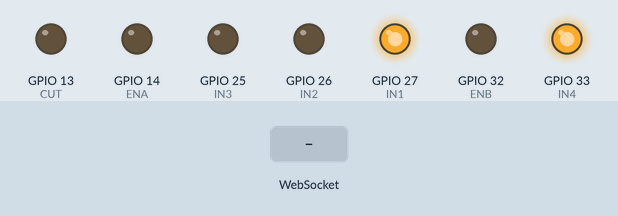
This sketch was run on a simulated ESP32. On the bench: output pins drawn as LEDs (lit = HIGH). Inputs (shaded band) come from the test bench. What the sketch prints to the serial monitor is not drawn.

Above: at 1.2 s.
1.3 s: WebSocket text "K" received
At 1.75 s:
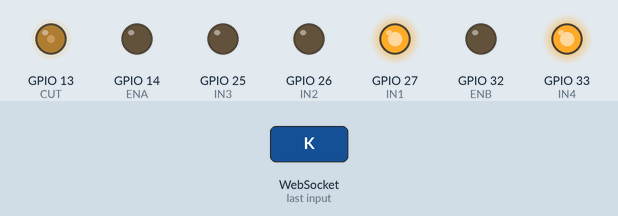
At 2.6 s:
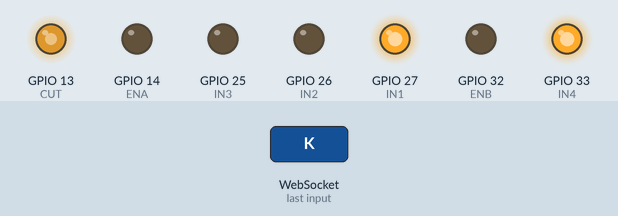
3.7 s: WebSocket text "X" received
At 4.2 s:
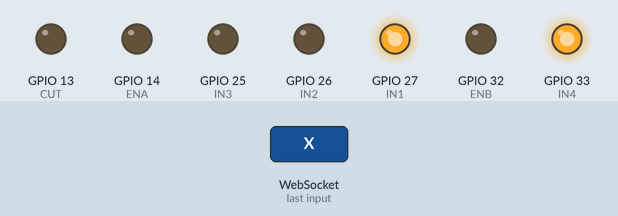
Timing chart, 0 to 6.7 s (numbered marks = the images above; inputs shaded):
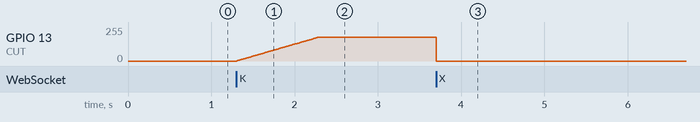

The sketch:

cimbot_joystick_v5.ino
```cpp
/*
 * CIMBOT - JOYSTICK KONTROL v5
 *  - Joystick differential; ic teker DURMAZ (DONUS_GUCU ile ayarlanir)
 *  - Geri + sag/sol ; Surus hizi ; AUTO swerve ; olu adam dur
 *
 * AYAR DEGISKENLERI:
 *   DONUS_GUCU : 0-1. Dusur=iki teker de doner(genis viraj, ic teker yavas ama donmeye devam),
 *                      artir=keskin donus (yuksekse ic teker kosede durabilir). Varsayilan 0.5
 *   STEER_SIGN : donus ters gelirse -1 yap
 *
 * Pinler: Surus ENA14 IN1-27 IN2-26 IN3-25 IN4-33 ENB32 ; Kesici gate GPIO13
 *         TF-Luna Serial2 RX=16 TX=17 ; Kutuphane: "WebSockets" by Markus Sattler
 */

#include <WiFi.h>
#include <WebServer.h>
#include <WebSocketsServer.h>

#define ENA 14
#define IN1 27
#define IN2 26
#define IN3 25
#define IN4 33
#define ENB 32
#define CUT 13
#define TF_RX 16
#define TF_TX 17
#define ESIK 35

#define STEER_SIGN 1       // donus ters gelirse -1 yap
float DONUS_GUCU = 0.5;    // <<< BU DEGISKENI AYARLA (0-1). dusur=genis/ic teker donmeye devam, artir=keskin

const char* ssid = "CIMBOT";
const char* password = "12345678";
WebServer server(80);
WebSocketsServer webSocket(81);

int  HIZ = 180;
int  jx = 0, jy = 0;
unsigned long lastJoy = 0;
bool autoMode = false;
int  tfDist = -1;
bool bladeOn = false;
int  bladeSpeed = 180;
int  cutCur = 0;
unsigned long lastRamp = 0, lastSend = 0;

int aSt = 0; unsigned long aT = 0;
#define T_TURN 600
#define T_PASS 800
#define T_RET  600

void setLeft(int s){ s=constrain(s,-255,255);
  if(s>=0){ digitalWrite(IN1,HIGH);digitalWrite(IN2,LOW);  ledcWrite(ENA,s); }
  else    { digitalWrite(IN1,LOW); digitalWrite(IN2,HIGH); ledcWrite(ENA,-s); } }
void setRight(int s){ s=constrain(s,-255,255);
  if(s>=0){ digitalWrite(IN3,LOW); digitalWrite(IN4,HIGH); ledcWrite(ENB,s); }
  else    { digitalWrite(IN3,HIGH);digitalWrite(IN4,LOW);  ledcWrite(ENB,-s); } }
void drive(int l,int r){ setLeft(l); setRight(r); }

void applyJoy(){
  float x=(jx/100.0)*STEER_SIGN;
  float y=jy/100.0;
  float l = y - x*DONUS_GUCU;      // ic teker DONUS_GUCU kadar yavaslar ama DURMAZ
  float r = y + x*DONUS_GUCU;      // saga cekince sag teker hizli, sol yavas ama doner
  l=constrain(l,-1.0,1.0); r=constrain(r,-1.0,1.0);
  drive((int)(l*HIZ),(int)(r*HIZ));
}

void readTFLuna(){
  while(Serial2.available() >= 9){
    if(Serial2.read()!=0x59) continue;
    if(Serial2.read()!=0x59) continue;
    uint8_t f[7]; Serial2.readBytes(f,7);
    int d=f[0]|(f[1]<<8);
    uint16_t sum=0x59+0x59; for(int i=0;i<6;i++) sum+=f[i];
    if((sum&0xFF)==f[6]) tfDist=d;
  }
}

const char* PAGE = R"HTML(
<!DOCTYPE html><html><head>
<meta charset="UTF-8">
<meta name="viewport" content="width=device-width,initial-scale=1,maximum-scale=1,user-scalable=no">
<style>
*{box-sizing:border-box}
body{font-family:sans-serif;text-align:center;background:#0f2413;color:#fff;
 user-select:none;-webkit-user-select:none;touch-action:none;margin:0;padding:10px}
h2{color:#8fbf5f;margin:4px 0}
#panel{background:#0a1a0d;border-radius:16px;padding:6px;margin:6px 0}
#rad{width:100%;height:150px;display:block}
.st{color:#8fbf5f;font-size:13px;margin:2px 0 6px}
#joy{display:block;margin:6px auto;touch-action:none}
.blade{width:100%;height:58px;margin-top:10px;font-size:20px;border:none;border-radius:14px;background:#555;color:#fff}
.blade.on{background:#d33}
.estop{width:100%;height:62px;margin-top:8px;font-size:22px;font-weight:bold;border:none;border-radius:14px;background:#b00020;color:#fff}
.modes{display:flex;gap:9px;margin-top:10px}
.modes button{flex:1;height:46px;font-size:17px;border:none;border-radius:14px;background:#22405f;color:#fff}
.modes button.on{background:#e7b84b;color:#222}
.sp{margin-top:10px;font-size:15px}
input[type=range]{width:85%;height:30px}
.lbl{font-size:14px;color:#cfe0c2;margin-top:8px}
</style></head><body>
<h2>CIMBOT</h2>
<div id="panel"><canvas id="rad"></canvas></div>
<div class="st" id="st">baglaniyor...</div>

<canvas id="joy" width="200" height="200"></canvas>

<button class="blade" id="K">BICAK: KAPALI</button>
<div class="lbl">Bicak hizi: <span id="wv">180</span></div>
<input type="range" min="0" max="255" value="180" id="ws">

<div class="modes">
<button id="M" class="on">MANUEL</button>
<button id="A">AUTO</button>
</div>

<div class="sp">Surus hizi: <span id="v">180</span><br><input type="range" min="0" max="255" value="180" id="sp"></div>

<button class="estop" id="X">ACIL STOP</button>

<script>
var ws=new WebSocket('ws://'+location.hostname+':81/');
var dist=-1, ESIK=35, MAXCM=200, blade=false;
ws.onopen=function(){document.getElementById('st').innerText='bagli';};
ws.onclose=function(){document.getElementById('st').innerText='baglanti koptu';};
ws.onmessage=function(e){var m=e.data; if(m[0]=='D'){dist=parseInt(m.substring(1));}};

var joy=document.getElementById('joy'), jc=joy.getContext('2d');
var jr=80, kx=0, ky=0, drag=false, lastJ=0;
function jdraw(){
 jc.clearRect(0,0,200,200);
 jc.fillStyle='#0a1a0d'; jc.beginPath(); jc.arc(100,100,jr,0,7); jc.fill();
 jc.strokeStyle='#2c5f2d'; jc.lineWidth=3; jc.stroke();
 jc.fillStyle='#8fbf5f'; jc.beginPath(); jc.arc(100+kx,100+ky,30,0,7); jc.fill();
 requestAnimationFrame(jdraw);
}
jdraw();
function jpos(e){
 var r=joy.getBoundingClientRect();
 var t=e.touches?e.touches[0]:e;
 var x=t.clientX-r.left-100, y=t.clientY-r.top-100;
 var d=Math.sqrt(x*x+y*y); if(d>jr){ x=x/d*jr; y=y/d*jr; }
 kx=x; ky=y;
 var now=Date.now();
 if(now-lastJ>60){ lastJ=now; ws.send('J'+Math.round(x/jr*100)+','+Math.round(-y/jr*100)); }
}
function jend(){ kx=0;ky=0;drag=false; ws.send('J0,0'); }
joy.addEventListener('touchstart',function(e){e.preventDefault();drag=true;jpos(e);});
joy.addEventListener('touchmove', function(e){e.preventDefault();if(drag)jpos(e);});
joy.addEventListener('touchend',  function(e){e.preventDefault();jend();});
joy.addEventListener('mousedown', function(e){drag=true;jpos(e);});
joy.addEventListener('mousemove', function(e){if(drag)jpos(e);});
joy.addEventListener('mouseup',   function(e){jend();});
joy.addEventListener('mouseleave',function(e){if(drag)jend();});

document.getElementById('K').addEventListener('click',function(){
 blade=!blade; ws.send('K');
 var b=document.getElementById('K');
 b.innerText='BICAK: '+(blade?'ACIK':'KAPALI'); b.className='blade'+(blade?' on':'');});
var wsl=document.getElementById('ws');
wsl.addEventListener('input',function(){document.getElementById('wv').innerText=wsl.value;ws.send('W'+wsl.value);});

var bM=document.getElementById('M'), bA=document.getElementById('A');
bM.addEventListener('click',function(){ws.send('M');bM.className='on';bA.className='';});
bA.addEventListener('click',function(){ws.send('A');bA.className='on';bM.className='';});

var sp=document.getElementById('sp');
sp.addEventListener('input',function(){document.getElementById('v').innerText=sp.value;ws.send('V'+sp.value);});

document.getElementById('X').addEventListener('click',function(){
 ws.send('X'); blade=false; kx=0;ky=0;
 var b=document.getElementById('K'); b.innerText='BICAK: KAPALI'; b.className='blade';
 bM.className='on'; bA.className='';});

var cv=document.getElementById('rad'), ctx=cv.getContext('2d');
function resize(){cv.width=cv.clientWidth;cv.height=cv.clientHeight;}
window.addEventListener('resize',resize); resize();
function draw(){
 var W=cv.width,H=cv.height,cx=W/2,cy=H-8;
 ctx.clearRect(0,0,W,H);
 var obj=(dist>0&&dist<ESIK), col=obj?'#ff4d4d':'#3fb0ff';
 var reach=(dist>0?Math.min(dist,MAXCM):MAXCM), len=(reach/MAXCM)*(H-24);
 ctx.strokeStyle=col; ctx.lineWidth=2;
 for(var i=0;i<9;i++){var t=-0.25+0.5*i/8;
  ctx.globalAlpha=0.35+0.4*(1-Math.abs(t)/0.25);
  ctx.beginPath();ctx.moveTo(cx,cy);ctx.lineTo(cx+Math.sin(t)*len,cy-Math.cos(t)*len);ctx.stroke();}
 ctx.globalAlpha=1;
 if(dist>0){var oy=cy-(Math.min(dist,MAXCM)/MAXCM)*(H-24);
  ctx.strokeStyle=col;ctx.lineWidth=5;ctx.beginPath();ctx.moveTo(cx-46,oy);ctx.lineTo(cx+46,oy);ctx.stroke();}
 ctx.fillStyle='#8fbf5f';ctx.beginPath();ctx.arc(cx,cy,6,0,7);ctx.fill();
 ctx.fillStyle=col;ctx.font='bold 22px sans-serif';ctx.textAlign='center';
 ctx.fillText((dist>0?dist:'--')+' cm',cx,24);
 if(obj){ctx.font='bold 13px sans-serif';ctx.fillText('ENGEL!',cx,44);}
 requestAnimationFrame(draw);
}
draw();
</script></body></html>
)HTML";

void onWs(uint8_t num, WStype_t type, uint8_t* payload, size_t len){
  if(type==WStype_TEXT && len>0){
    char buf[24]; int n=len<23?len:23; memcpy(buf,payload,n); buf[n]=0;
    char c=buf[0];
    if(c=='J'){ sscanf(buf+1,"%d,%d",&jx,&jy); lastJoy=millis(); }
    else if(c=='V'){ HIZ=atoi(buf+1); }
    else if(c=='W'){ bladeSpeed=atoi(buf+1); }
    else if(c=='A'){ autoMode=true; aSt=0; }
    else if(c=='M'){ autoMode=false; drive(0,0); }
    else if(c=='K'){ bladeOn=!bladeOn; }
    else if(c=='X'){ autoMode=false; drive(0,0); jx=0; jy=0; bladeOn=false; cutCur=0; ledcWrite(CUT,0); }
  }
}

void setup(){
  Serial.begin(115200);
  Serial2.begin(115200, SERIAL_8N1, TF_RX, TF_TX);
  pinMode(IN1,OUTPUT);pinMode(IN2,OUTPUT);pinMode(IN3,OUTPUT);pinMode(IN4,OUTPUT);
  ledcAttach(ENA,1000,8);
  ledcAttach(ENB,1000,8);
  ledcAttach(CUT,1000,8);
  drive(0,0); ledcWrite(CUT,0);
  WiFi.softAP(ssid,password);
  Serial.print("AP IP: "); Serial.println(WiFi.softAPIP());
  server.on("/", [](){ server.send(200,"text/html; charset=UTF-8",PAGE); });
  server.begin();
  webSocket.begin();
  webSocket.onEvent(onWs);
  Serial.println("Hazir: http://192.168.4.1");
}

void loop(){
  webSocket.loop();
  server.handleClient();
  readTFLuna();
  bool engel = (tfDist>0 && tfDist<ESIK);
  if(millis()-lastSend>150){ lastSend=millis(); webSocket.broadcastTXT(String("D")+tfDist); }

  if(autoMode){
    switch(aSt){
      case 0:
        if(tfDist<=0) drive(0,0);
        else if(engel){ aSt=1; aT=millis(); }
        else drive(HIZ,HIZ);
        break;
      case 1:
        drive(HIZ, (int)(HIZ*0.1));
        if(millis()-aT>T_TURN){ aSt=2; aT=millis(); }
        break;
      case 2:
        if(engel){ aSt=1; aT=millis(); }
        else { drive(HIZ,HIZ); if(millis()-aT>T_PASS){ aSt=3; aT=millis(); } }
        break;
      case 3:
        drive((int)(HIZ*0.1), HIZ);
        if(millis()-aT>T_RET){ aSt=0; }
        break;
    }
  } else {
    if(millis()-lastJoy < 400) applyJoy();
    else drive(0,0);
  }

  int target = bladeOn ? bladeSpeed : 0;
  if(millis()-lastRamp>10){
    lastRamp=millis();
    if(cutCur < target) cutCur += 2;
    else if(cutCur > target) cutCur -= 6;
    if(cutCur<0) cutCur=0; if(cutCur>255) cutCur=255;
    ledcWrite(CUT, cutCur);
  }
}
```

Measured:
- after the input at 1.3 s, GPIO 13 (CUT): moves from 0/255 to 179/255 over 0.98 s, starting at once
- after the input at 3.7 s, GPIO 13 (CUT): 179/255 → 0/255 at once
